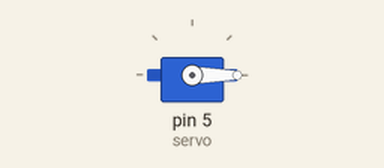
Simulated run of this sketch. Board: Arduino Uno, built with avr-gcc and run on an emulated ATmega328P. On the bench: servo.

Above: at 0.05 s.
At 3.15 s:
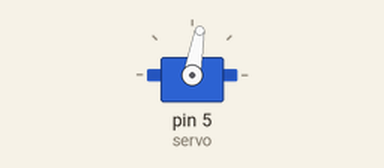
At 6.3 s:
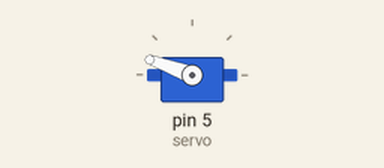
At 12.6 s:
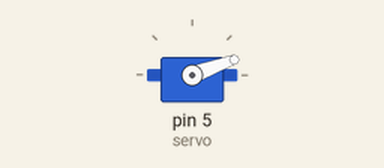
Timing chart, 0 to 16.4 s (numbered marks = the images above):
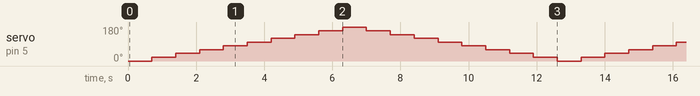

The sketch:

Ej1-Servo_Motor.ino
```cpp
#include <Servo.h>

Servo servo;

void setup()
{
  servo.attach(5);
}

void loop()
{
  for (int i=0; i<180; i+=20) {
    servo.write(i);
    delay(700);
  }
  for (int i=180; i>0; i-=20) {
    servo.write(i);
    delay(700);
  }
}
```

Measured:
- by itself, servo on pin 5 (servo): repeats every 12.6 s: 40° 0.70 s, 60° 0.70 s, 80° 0.70 s, 100° 0.70 s, 120° 0.70 s, 140° 0.70 s, 160° 0.70 s, 180° 0.70 s, 160° 0.70 s, 140° 0.70 s, 120° 0.70 s, 100° 0.70 s, 80° 0.70 s, 60° 0.70 s, 40° 0.70 s, 20° 0.70 s, 0° 0.70 s, 20° 0.70 s
